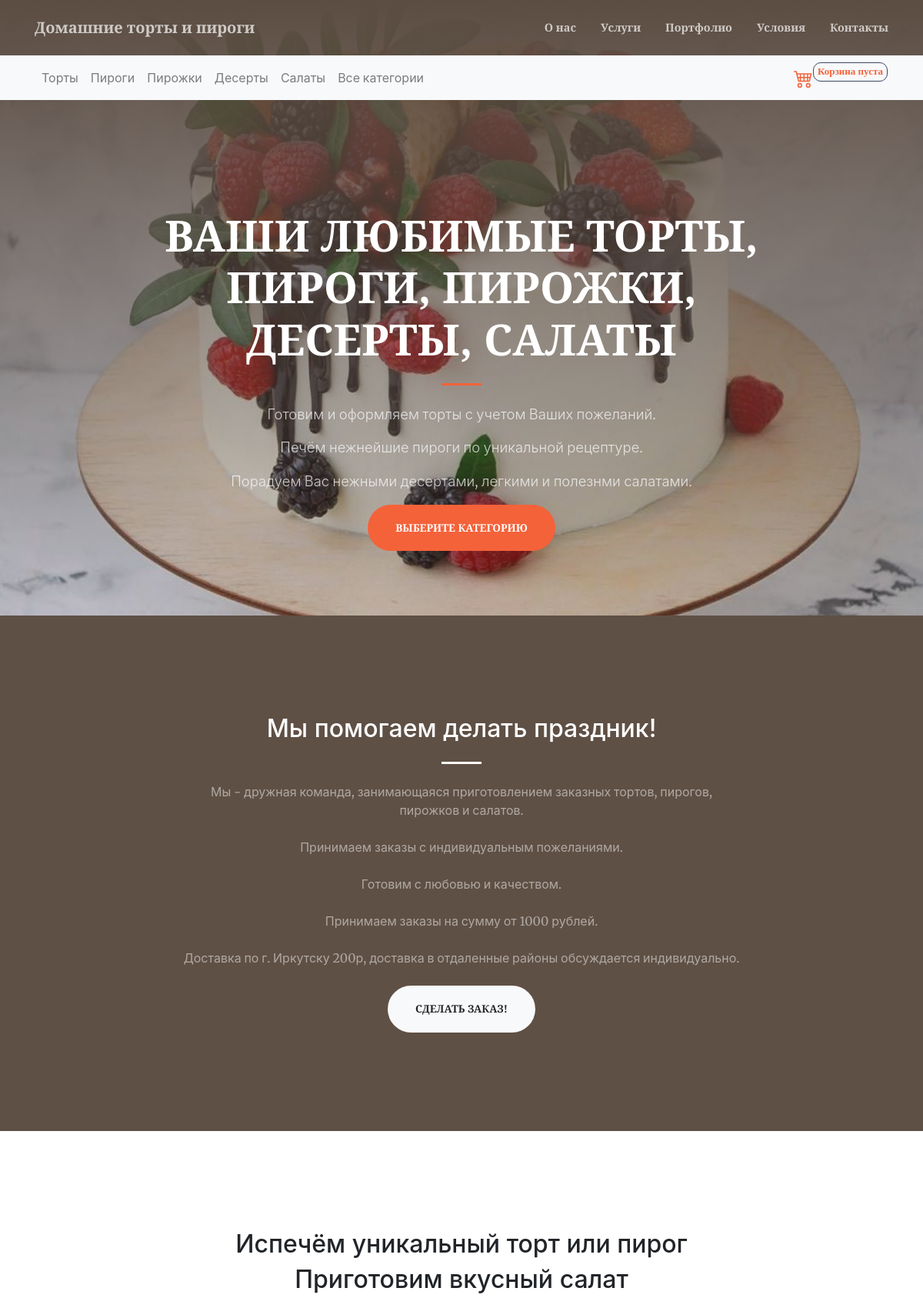
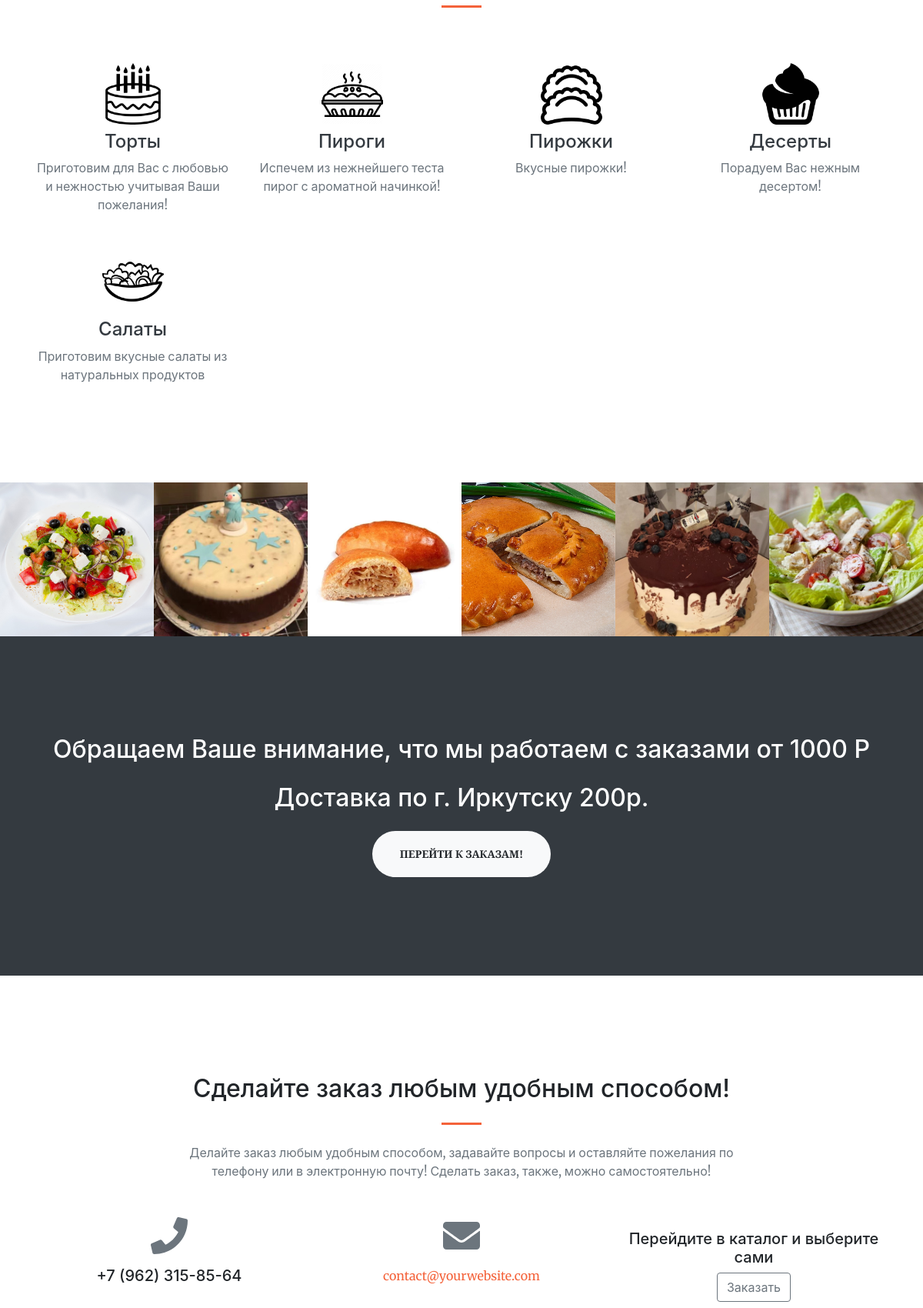
The page / (upper part) on the database its author committed (2 pictures, top to bottom).
### shop/models.py (models this page shows, shortened)
class Category(models.Model):
    name = models.CharField(max_length=200, db_index=True)
    slug = models.SlugField(max_length=200, db_index=True, unique=True)
    image = models.ImageField(upload_to='category/%Y/%m/%d', blank=True)
    image_icon = models.ImageField(upload_to='category_icon/%Y/%m/%d', blank=True)
    slogan = models.TextField(blank=True)
    description = models.TextField(blank=True)
    available = models.BooleanField(default=True)
    class Meta:
        ordering = ('name',)
        verbose_name = 'Категория'
        verbose_name_plural = 'Категории'
    def get_absolute_url(self):
        return reverse('product_list_by_category', args=[self.slug])

class Product(models.Model):
    category = models.ForeignKey(Category, related_name='products', on_delete=models.CASCADE)
    name = models.CharField(max_length=200, db_index=True)
    slug = models.SlugField(max_length=200, db_index=True)
    image = models.ImageField(upload_to='products/%Y/%m/%d', blank=True)
    composition = models.CharField(max_length=200, db_index=True, blank=True, null=True)
    description = models.TextField(blank=True)
    price = models.DecimalField(max_digits=10, decimal_places=2)
    stock = models.PositiveIntegerField(default=0, blank=True, null=True)
    available = models.BooleanField(default=True)
    portfolio = models.BooleanField(default=False)
    created = models.DateTimeField(auto_now_add=True)
    updated = models.DateTimeField(auto_now=True)
    class Meta:
        ordering = ('name',)
        index_together = (('id', 'slug'),)
        verbose_name = 'Продукт'
        verbose_name_plural = 'Продукты'
    def get_absolute_url(self):
        return reverse('product_detail', args=[self.id, self.slug])

### shop/views.py (the view, shortened to what this page needs)
# urls.py: 2. Add a URL to urlpatterns:  path('', views.home, name='home')
def home(request):
    template = 'shop/index.html'
    products = Product.objects.filter(available=True)
    if request.method == 'GET':
        form = ContactForm()
    else:
        return HttpResponse('Неверный запрос.')
    context = {
        'products': products,
        'form': form,
    }
    return render(request, template, context)

### cart/cart.py (called while the page is built)
    def __len__(self):
        return sum(item['quantity'] for item in self.cart.values())

### cart/context_processors.py (called while the page is built)
def get_cart(request):
    return {'cart': Cart(request)}

### shop/context_processors.py (called while the page is built)
def get_category(request):
    categories = Category.objects.all().order_by()
    return locals()

### shop/templates/shop/index.html (shortened to what this page needs)
{% extends 'base.html' %}
{% load static %}
{% block mastehead %}
<div class="container h-100">
                <div class="row h-100 align-items-center justify-content-center text-center">
                    <div class="col-lg-10 align-self-end">
                        <h1 class="text-uppercase text-white font-weight-bold">Ваши любимые торты, пироги, пирожки, десерты, салаты</h1>
                        <hr class="divider my-4" />
                    </div>
                    <div class="col-lg-8 align-self-baseline">
                        <p class="text-white-75 font-weight-light mb-3">Готовим и оформляем торты с учетом Ваших пожеланий.</p>
                        <p class="text-white-75 font-weight-light mb-3">Печём нежнейшие пироги по уникальной рецептуре.</p>
                        <p class="text-white-75 font-weight-light mb-3">Порадуем Вас нежными десертами, легкими и полезнми салатами.</p>
                        <a class="btn btn-primary btn-xl js-scroll-trigger" href="{% url 'category_list' %}">Выберите категорию</a>
                    </div>
                </div>
            </div>
{% endblock mastehead %}
{% block content %}
        <section class="page-section " id="about" style="background: #5f5045">
            <div class="container">
                <div class="row justify-content-center">
                    <div class="col-lg-8 text-center">
                        <h2 class="text-white mt-0">Мы помогаем делать праздник!</h2>
                        <hr class="divider light my-4" />
                                <p class="text-white-50 mb-4">Мы - дружная команда, занимающаяся приготовлением заказных тортов,
                            пирогов, пирожков и салатов.</p>
                                <p class="text-white-50 mb-4">Принимаем заказы с индивидуальным пожеланиями.</p>
                                <p class="text-white-50 mb-4">Готовим с любовью и качеством.</p>
                                <p class="text-white-50 mb-4">Принимаем заказы на сумму от 1000 рублей.</p>
                                <p class="text-white-50 mb-4">Доставка по г. Иркутску 200р, доставка в отдаленные районы обсуждается индивидуально.</p>
                        <a class="btn btn-light btn-xl js-scroll-trigger" href="{% url 'category_list' %}">Сделать заказ!</a>
                    </div>
                </div>
            </div>
        </section>
        <section class="page-section" id="services">
            <div class="container">
                <h2 class="text-center mt-0">Испечём уникальный торт или пирог</h2>
                <h2 class="text-center mt-0">Приготовим вкусный салат</h2>
                <hr class="divider my-4" />
                <div class="row">
                    {% for c in categories %}
                        <div class="col-lg-3 col-md-6 text-center">
                        <div class="mt-5">
                            <a class="text-decoration-none text-dark" href="{{ c.get_absolute_url }}"><img class="mb-2" src="{{ c.image_icon.url }}" style="width: 80px; height: auto" alt="">
                            <h3 class="h4 mb-2">{{ c.name }}</h3></a>
                            <a href="{{ c.get_absolute_url }}" class="text-decoration-none text-muted mb-0">{{ c.slogan }}</a>
                        </div>
                    </div>
                    {% endfor %}
                </div>
            </div>
        </section>
        <div id="portfolio1">
            <div class="container-fluid p-0">
                <div class="row no-gutters">
                    {% for p in products %}
                        {% if p.image and p.portfolio %}
                         <div class="col-lg-2 col-md-4 col-sm-6">
                             <a href="{{ p.get_absolute_url }}">
                            <img class="img-fluid" src="{{ p.image.url }}" alt="{{ p.name }}" />
                             </a>
                         </div>
                        {% endif %}
                    {% endfor %}
                </div>
            </div>
        </div>
        <section class="page-section bg-dark text-white" id="delivery">
            <div class="container text-center">
                <h2 class="mb-4">Обращаем Ваше внимание, что мы работаем с заказами от 1000 Р</h2>
                <h2 class="mb-4">Доставка по г. Иркутску 200р.</h2>
                <a class="btn btn-light btn-xl" href="{% url 'category_list' %}">Перейти к заказам!</a>
            </div>
        </section>
        <section class="page-section" id="contact">
            <div class="container">
                <div class="row justify-content-center">
                    <div class="col-lg-8 text-center">
                        <h2 class="mt-0">Сделайте заказ любым удобным способом!</h2>
                        <hr class="divider my-4" />
                        <p class="text-muted mb-5">
                            Делайте заказ любым удобным способом, задавайте вопросы и оставляйте пожелания по телефону
                            или в электронную почту! Сделать заказ, также, можно самостоятельно!
                        </p>
                    </div>
                </div>
                <div class="row">
                    <div class="col-lg-4 ml-auto text-center mb-5 mb-lg-0">
                        <i class="fas fa-phone fa-3x mb-3 text-muted"></i>
                        <div><h5>+7 (962) 315-85-64</h5></div>
                    </div>
                    <div class="col-lg-4 mr-auto text-center">
                        <i class="fas fa-envelope fa-3x mb-3 text-muted"></i>
                        <a class="d-block" href="mailto:contact@yourwebsite.com">contact@yourwebsite.com</a>
                    </div>
                    <div class="col-lg-4 mt-3 mr-auto text-center">
                        <h5>Перейдите в каталог и выберите сами</h5>
                        <a class="btn btn-outline-secondary" href="{% url 'category_list' %}">Заказать</a>
                    </div>
                </div>
            </div>
        </section>
{% endblock content %}

### templates/base.html (shortened to what this page needs)
{% load static %}
<!DOCTYPE html>
<html lang="en">
    <head>
        <link href="{% static 'css/magnific-popup.min.css'%}" rel="stylesheet" />
        <link href="{% static 'css/styles.css' %}" rel="stylesheet" />
    </head>
    <body id="page-top">
        <nav class="navbar navbar-expand-lg navbar-light fixed-top py-3"  id="mainNav">
            <div class="container">
                <a class="navbar-brand js-scroll-trigger" href="{% url 'home' %}">Домашние торты и пироги </a>
                <div class="collapse navbar-collapse" id="navbarResponsive">
                    <ul class="navbar-nav ml-auto my-2 my-lg-0">
                        <li class="nav-item"><a class="nav-link js-scroll-trigger" href="{% url 'home' %}#about">О нас</a></li>
                        <li class="nav-item"><a class="nav-link js-scroll-trigger" href="{% url 'home' %}#services">Услуги</a></li>
                        <li class="nav-item"><a class="nav-link js-scroll-trigger" href="{% url 'home' %}#portfolio1">Портфолио</a></li>
                        <li class="nav-item"><a class="nav-link js-scroll-trigger" href="{% url 'home' %}#delivery">Условия</a></li>
                        <li class="nav-item"><a class="nav-link js-scroll-trigger" href="{% url 'home' %}#contact">Контакты</a></li>
                    </ul>
                </div>
            </div>
        </nav>
        <header class="masthead">
        <nav class="navbar navbar-expand-lg navbar-light bg-light">
  <div class="container-fluid">
    <div class="container" >
      <div class="navbar-nav">
          {% for c in categories %}
        <a class="nav-link" href="{{ c.get_absolute_url }}">{{ c.name }}</a>
          {% endfor %}
      <a class="nav-link" href="{% url 'category_list' %}">Все категории</a>
      </div>
    <div class="col pr-0 text-right">
      <a class="nav-link pr-0" href="{% url 'cart_detail' %}">
      </a>
      </div>
    <p class="" style="display: block; padding: 0 5px 0 5px ;text-align: center;	color:#fff;	 width: auto; height: 25px;	border: 1px solid #3a4a65;	border-radius: 10px;
	font-size: 14px; font-weight:bold;">
     <span id="total_products_qty">
     {% with total_items=cart|length %}
        {% if cart|length > 0 %}
            <a href="{% url "cart_detail" %}" class="text-decoration-none link-light">
                <span  style="font-size: 13px; font-family: 'Bitstream Vera Sans Mono';">тов. ({{ total_items }}), {{ cart.get_total_price }} р</span>
            </a>
        {% else %}
            <span class="text-primary" style="font-size: 13px; font-family: 'Bitstream Vera Sans Mono';">Корзина пуста</span>
        {% endif %}
    {% endwith %}
    </span>
    </p>
    </div>
  </div>
</nav>
{% block mastehead %}
{% endblock mastehead %}
   </header>
{% block content %}
{% endblock content %}
    </body>
</html>

### rows shown on the page
Category: name "Торты", image_icon (picture), slogan "Приготовим для Вас с любовью и нежностью учитывая Ваши пожелания!"
Category: name "Пироги", image_icon (picture), slogan "Испечем из нежнейшего теста пирог с ароматной начинкой!"
Category: name "Пирожки", image_icon (picture), slogan "Вкусные пирожки!"
Category: name "Десерты", image_icon (picture), slogan "Порадуем Вас нежным десертом!"
Category: name "Салаты", image_icon (picture), slogan "Приготовим вкусные салаты из натуральных продуктов"
Product: image (picture)
Product: image (picture)
Product: image (picture)
Product: image (picture)
Product: image (picture)
Product: image (picture)
